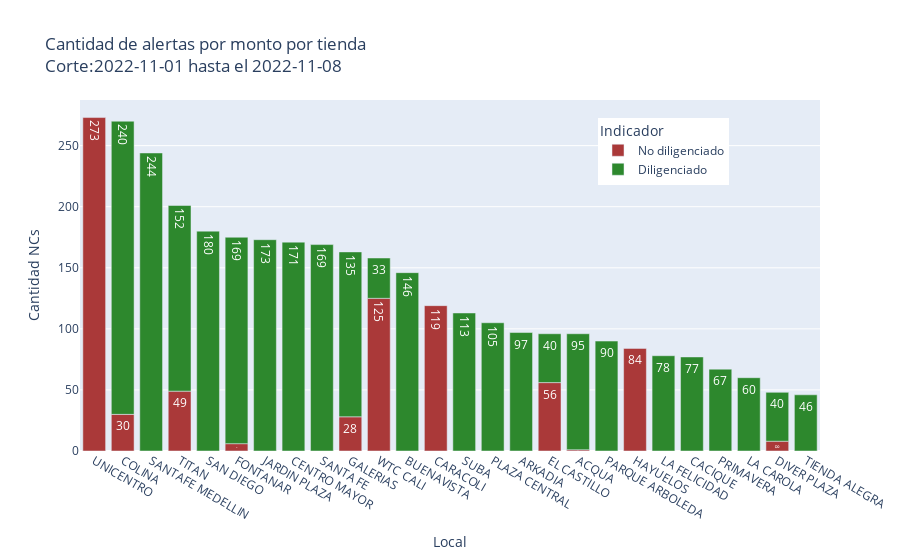

Notebook source saved alongside this figure:
### Markdown cell above
Alertas x monto despues de ultimo informe (20/feb/22)

### Code cell
alertas_x_monto["fecha"] =  pd.to_datetime(alertas_x_monto.fecha, yearfirst=True)
al_x_monto = alertas_x_monto.loc[(alertas_x_monto["fecha"] >= fecha_inicio) & (alertas_x_monto["fecha"] <= fecha_final)].reset_index(drop=True)
al_x_monto["Grabación?"] = al_x_monto["Grabación?"].str.upper()
al_x_monto["Grabación?"] = al_x_monto["Grabación?"].fillna("nan")
al_x_monto.loc[(al_x_monto["Grabación?"].str.contains("NO")) | (al_x_monto["Grabación?"].notna()) & (al_x_monto["Cliente?"].notna()) & (al_x_monto["Producto?"].notna()),"Indicador"] = "Diligenciado"
al_x_monto.loc[al_x_monto["Grabación?"] =="nan", "Grabación?" ] = np.nan
print(f'cantidad de alertas generadas en el corte: {al_x_monto.shape[0]}')
al_x_monto.loc[(al_x_monto["Grabación?"].notna()) & (al_x_monto["Cliente?"].notna()) & (al_x_monto["Producto?"].notna()), "Indicador"] = "Diligenciado"
al_x_monto.loc[al_x_monto["Indicador"] != "Diligenciado", "Indicador"] = "No diligenciado"
fig_al_x_monto = al_x_monto.groupby(["Desc_local","Indicador"]).agg({"Cautoriza":"nunique",}).reset_index().sort_values("Cautoriza", ascending=False)
h_fig = px.bar(fig_al_x_monto, x="Desc_local", y="Cautoriza",color="Indicador",text="Cautoriza",color_discrete_map = {'No diligenciado':'rgb(170, 57, 57)','Diligenciado':'rgb(45, 136, 45)'}, title=f"Cantidad de alertas por monto por tienda <br>Corte:{fecha_inicio} hasta el {fecha_final}", labels={"Desc_local":"Local","Cautoriza":"Cantidad NCs"}) 
h_fig.update_layout(xaxis_categoryorder = 'total descending',legend=dict(yanchor="top", y=0.95, xanchor="left", x=0.7))
h_fig.write_image(f"output/{dt_string}alerta_monto.jpg", height = 600, width = 1000)
h_fig.show()
al_x_monto.to_excel(f"output/{dt_string}alertas_x_monto.xlsx", index=False)

### Figure 1 — Plotly figure (JSON) as saved in the notebook; plotly's stock layout.template omitted (floating-point values rounded to 4 significant figures)
{"data": [{"alignmentgroup": "True", "hovertemplate": "Indicador=No diligenciado<br>Local=%{x}<br>Cantidad NCs=%{text}<extra></extra>", "legendgroup": "No diligenciado", "marker": {"color": "rgb(170, 57, 57)", "pattern": {"shape": ""}}, "name": "No diligenciado", "offsetgroup": "No diligenciado", "orientation": "v", "showlegend": true, "text": [273, 125, 119, 84, 56, 49, 30, 28, 8, 6, 1], "textposition": "auto", "type": "bar", "x": ["UNICENTRO", "WTC CALI", "CARACOLI", "HAYUELOS", "EL CASTILLO", "TITAN", "COLINA", "GALERIAS", "DIVER PLAZA", "FONTANAR", "ACQUA"], "xaxis": "x", "y": [273, 125, 119, 84, 56, 49, 30, 28, 8, 6, 1], "yaxis": "y"}, {"alignmentgroup": "True", "hovertemplate": "Indicador=Diligenciado<br>Local=%{x}<br>Cantidad NCs=%{text}<extra></extra>", "legendgroup": "Diligenciado", "marker": {"color": "rgb(45, 136, 45)", "pattern": {"shape": ""}}, "name": "Diligenciado", "offsetgroup": "Diligenciado", "orientation": "v", "showlegend": true, "text": [244, 240, 180, 173, 171, 169, 169, 152, 146, 135, 113, 105, 97, 95, 90, 78, 77, 67, 60, 46, 40, 40, 33], "textposition": "auto", "type": "bar", "x": ["SANTAFE MEDELLIN", "COLINA", "SAN DIEGO", "JARDIN PLAZA", "CENTRO MAYOR", "SANTA FE", "FONTANAR", "TITAN", "BUENAVISTA", "GALERIAS", "SUBA", "PLAZA CENTRAL", "ARKADIA", "ACQUA", "PARQUE ARBOLEDA", "LA FELICIDAD", "CACIQUE", "PRIMAVERA", "LA CAROLA", "TIENDA ALEGRA", "DIVER PLAZA", "EL CASTILLO", "WTC CALI"], "xaxis": "x", "y": [244, 240, 180, 173, 171, 169, 169, 152, 146, 135, 113, 105, 97, 95, 90, 78, 77, 67, 60, 46, 40, 40, 33], "yaxis": "y"}], "layout": {"barmode": "relative", "legend": {"title": {"text": "Indicador"}, "tracegroupgap": 0, "x": 0.7, "xanchor": "left", "y": 0.95, "yanchor": "top"}, "title": {"text": "Cantidad de alertas por monto por tienda <br>Corte:2022-11-01 hasta el 2022-11-08"}, "xaxis": {"anchor": "y", "categoryorder": "total descending", "domain": [0, 1], "title": {"text": "Local"}}, "yaxis": {"anchor": "x", "domain": [0, 1], "title": {"text": "Cantidad NCs"}}}}
